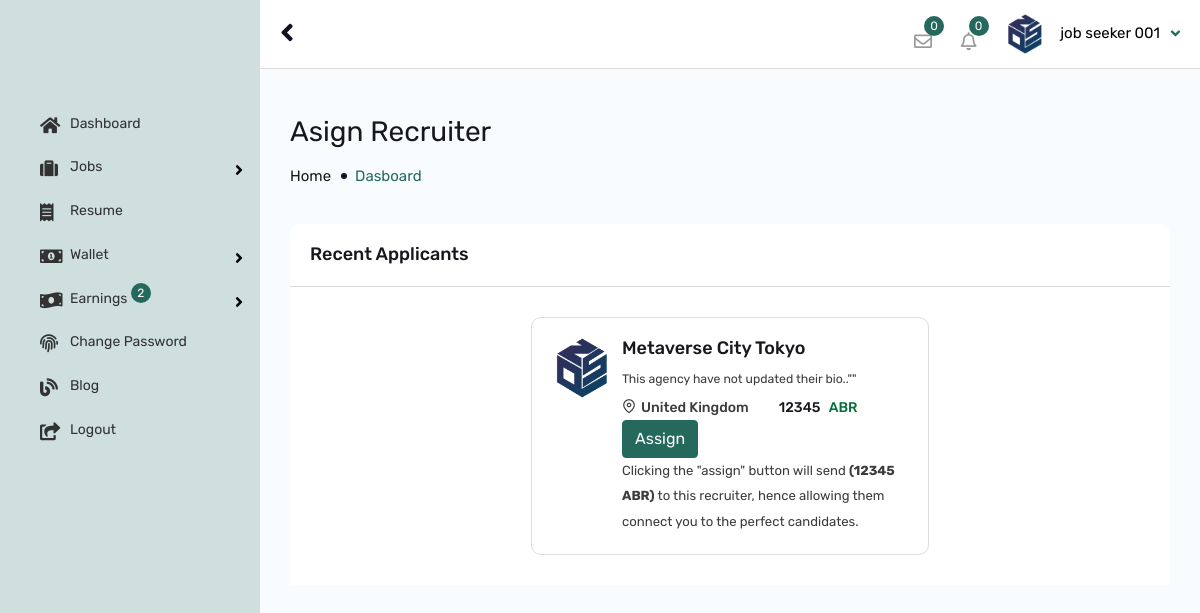
The app's page /job/assign/1/dekatrons322@gmail.com/ (signed in) with its own data.
### app_user/models.py (models this page shows, shortened)
class AppUser(models.Model):
    qr_photo = models.FileField(upload_to='account_files/profile_photos/', blank=True, default="default_files/default_face.jpg")
    user = models.OneToOneField(User, on_delete=models.CASCADE)
    account_type = models.CharField(default="candidate",max_length=10)
    cprofile_status = models.BooleanField(default=False)
    cv = models.FileField(upload_to='account_files/profile_photos/', blank=True, default="default_files/default_face.jpg")
    profile_photo = models.FileField(upload_to='account_files/profile_photos/', blank=True, default="default_files/default_face.jpg")
    address = models.TextField(default=" ")
    country = models.CharField(default=" ",max_length=100)
    postcode = models.CharField(default=" ",max_length=100, blank=True, null=True)
    language = models.CharField(default=" ",max_length=100, blank=True, null=True)
    job_category = models.CharField(default=" ",max_length=100, blank=True, null=True)
    city = models.CharField(default=" ",max_length=100, blank=True, null=True)
    experience = models.CharField(default=" ",max_length=100, blank=True, null=True)
    current_salary = models.CharField(default=" ",max_length=100, blank=True, null=True)
    expected_salary = models.CharField(default=" ",max_length=100, blank=True, null=True)
    phone_no = models.CharField(default=" ",max_length=15)
    age = models.CharField(default="dd/mm/yyyy",max_length=55)
    gender = models.CharField(default=" ",max_length=10)
    facebook_link = models.CharField(default="",max_length=100, blank=True, null=True)
    twitter_link = models.CharField(default="",max_length=100, blank=True, null=True)
    instagram_link = models.CharField(default="",max_length=100, blank=True, null=True)
    linkedin_link = models.CharField(default="",max_length=100, blank=True, null=True)
    github_link = models.CharField(default="",max_length=100, blank=True, null=True)
    discord_link = models.CharField(default="",max_length=100, blank=True, null=True)
    agency_name = models.CharField(default="",max_length=30, null=True)
    rank = models.CharField(default="1",max_length=30, null=True)
    ranks = models.CharField(default="1",max_length=30, null=True)
    rankers = models.CharField(default="1",max_length=30, null=True)
    charge = models.CharField(default="0",max_length=30, null=True)
    bio = models.TextField(default="This agency have not updated their bio..", null=True)
    agency_logo = models.FileField(upload_to='account_files/profile_photos/', blank=True, default="default_files/default_face.jpg")
    resume = models.ForeignKey(Resume, on_delete=models.CASCADE, null=True)
    otp_code = models.CharField(default="none",max_length=10)
    ec_status = models.BooleanField(default=False)
    status = models.BooleanField(default=False)
    wallet_address = models.CharField(default="null",max_length=100)
    wallet_key = models.CharField(default="null",max_length=100)
    pub_date = models.DateTimeField(default=timezone.now)

### job/views.py (the view)
# urls.py: path("assign/<int:request_id>/<str:recruiter>/", views.Assign2View, name="assign2"),
def Assign2View(request, request_id, recruiter):
    app_user = AppUser.objects.get(user__pk=request.user.id)
    recruiter = AppUser.objects.get(user__username=recruiter)
    job_request = JobRequest.objects.get(id=request_id)
    if request.method == "POST":
        bep_balance = requests.get("https://api.iotexchartapp.com/aibra/get-balance/%s/" % (app_user.wallet_address)).json()
        if float(float(bep_balance["data"][0]["balance"])) > float(recruiter.charge):
            sender = app_user.wallet_address
            sender_key = app_user.wallet_key
            receiver1 = recruiter.wallet_address
            receiver2 = "0xbCA60DDe596B82a4Cb8CC3233BF8f0ED09280557"
            amount1 = float(recruiter.charge) - (float(recruiter.charge)*0.1)
            amount2 = float(recruiter.charge)*0.1
            token = "abr"
            try:
                resp1 = requests.post("https://api.iotexchartapp.com/send-brise/",
                data={"sender":sender,"sender_key":sender_key, "receiver": receiver1,
                "amount":amount1, "token":token}).json()
                txn_hash1 = resp1["txn_hash"]
            except:
                txn_hash1 = None
            if txn_hash1 != None:
                job_request.recruiter = recruiter.user.username
                job_request.save()
                RaySendMail(request, "Candidate Request", "You just received payment from a Company to sort for candidates. Kindly check your profile", recruiter.user.username)
                messages.warning(request, "Request Created!")
                return HttpResponseRedirect(reverse("job:request"))
            else:
                messages.warning(request, "Sorry, something went wrong.")
                return HttpResponseRedirect(reverse("job:assign2", args=[job_request.id, recruiter.user.username,]))
        else:
            messages.warning(request, "Sorry, something went wrong..")
            return HttpResponseRedirect(reverse("job:assign2", args=[job_request.id, recruiter.user.username,]))
    else:
        locations = set([item.country for item in AppUser.objects.all()])
        all_recruiters = AppUser.objects.filter(account_type="recruiter")
        context = {"app_user": app_user, "recruiter": recruiter, "locations": locations}
        return render(request, "job/assign2.html", context )

### job/templates/job/assign2.html (shortened to what this page needs)
{% extends 'app_user/auth_base.html' %}
{% load static %}
{% load humanize %}
{% block content %}
{% include "app_user/header.html" %}
{% include "app_user/sidebar.html" %}
        <div id="content">
            <div class="content-admin-main">
                <div class="wt-admin-right-page-header clearfix">
                    <h2>Asign Recruiter</h2>
                    <div class="breadcrumbs"><a href="#">Home</a><span>Dasboard</span></div>
                </div>
                <div class="twm-pro-view-chart-wrap">
                    <div class="row">
                        <div class="col-lg-12 col-md-12 mb-4">
                            <div class="panel panel-default">
                                <div class="panel-heading wt-panel-heading p-a20">
                                    <h4 class="panel-tittle m-a0">Recent Applicants</h4>
                                </div>
                                <div class="panel-body wt-panel-body bg-white">
                                    <div class="twm-dashboard-candidates-wrap">
                                        <div class="row">
                                            <div class="col-xl-3 col-lg-12 col-md-12">
                                            </div>
                                            <div class="col-xl-6 col-lg-12 col-md-12">
                                                 <div class="twm-dash-candidates-list">
                                                     <div class="twm-media">
                                                         <div class="twm-media-pic">
                                                            <img src="{{ recruiter.agency_logo.url }}" alt="#">
                                                         </div>
                                                     </div>
                                                     <div class="twm-mid-content">
                                                         <a href="" class="twm-job-title">
                                                             <h4>{{ recruiter.agency_name }} </h4>
                                                         </a>
                                                         <p><small>{{ recruiter.bio }}</small></p>
                                                         <div class="twm-fot-content">
                                                             <div class="twm-left-info">
                                                                <p class="twm-candidate-address"><i class="feather-map-pin"></i>{{ recruiter.country }}</p>
                                                                <div class="twm-jobs-vacancies">{{ recruiter.charge }} <span>ABR</span></div>
                                                             </div>
                                                        </div>
                                                         <form method="post">
                        <button class="btn btn-primary text-center" type="submit">Assign</button>
                        <br />
                        <small>Clicking the "assign" button will send <b>({{ recruiter.charge }} ABR)</b>
                            to this recruiter, hence allowing them connect you to the perfect candidates.
                        </small>
                      </form>
                                                     </div>
                                                 </div>
                                            </div>
                                        </div>
                                    </div>
                                </div>
                            </div>
                        </div>
                    </div>
                </div>
            </div>
    	</div>
	</div>
{% endblock %}

### app_user/templates/app_user/header.html (shortened to what this page needs)
{% load static %}
        <header id="header-admin-wrap" class="header-admin-fixed">
            <div id="header-admin">
                <div class="container">
                    <div class="header-left">
                        <div class="nav-btn-wrap">
                            <a class="nav-btn-admin" id="sidebarCollapse">
                                <span class="fa fa-angle-left"></span>
                            </a>
                        </div>
                    </div>
                    <div class="header-right">
                        <ul class="header-widget-wrap">
                            <li class="header-widget dashboard-message-dropdown">
                                <div class="dropdown">
                                    <a href="javascript:;" class="dropdown-toggle jobzilla-admin-messange" id="ID-MSG_dropdown" data-bs-toggle="dropdown">
                                        <i class="far fa-envelope"></i>
                                        <span class="notification-animate">0</span>
                                    </a>
                                </div>
                            </li>
                            <li class="header-widget dashboard-noti-dropdown">
                                <div class="dropdown">
                                    <a  href="javascript:;" class="dropdown-toggle jobzilla-admin-notification" id="ID-NOTI_dropdown" data-bs-toggle="dropdown">
                                        <i class="far fa-bell"></i>
                                        <span class="notification-animate">0</span>
                                    </a>
                            </li>
                            <li class="header-widget">
                                <div class="dashboard-user-section">
                                    <div class="listing-user">
                                        <div class="dropdown">
                                            <a href="javascript:;" class="dropdown-toggle" id="ID-ACCOUNT_dropdown" data-bs-toggle="dropdown">
                                                <div class="user-name text-black">
                                                    <span>
                                                        <img src="{{ app_user.profile_photo.url }}" alt="" />
                                                    </span>{{ app_user.user.first_name }} {{ app_user.user.last_name }}
                                                </div>
                                            </a>
                                        </div>
                                    </div>
                               </div>
                            </li>
                        </ul>
                    </div>
                </div>
            </div>
        </header>

### app_user/static/assets/css/feather.css (style rules this page uses)
[class^="feather-"], [class*=" feather-"] { font-family: 'feather' !important; speak: none; font-style: normal; font-weight: normal; font-variant: normal; text-transform: none; line-height: 1; -webkit-font-smoothing: antialiased; -moz-osx-font-smoothing: grayscale; }
.feather-map-pin:before { content: "\e98c"; }

### records on screen
AppUser: profile_photo (picture), user.first_name "job seeker", user.last_name "001"
AppUser: agency_logo (picture), agency_name "Metaverse City Tokyo", bio "This agency have not updated their bio..\"\"", country "United Kingdom", charge "12345"
